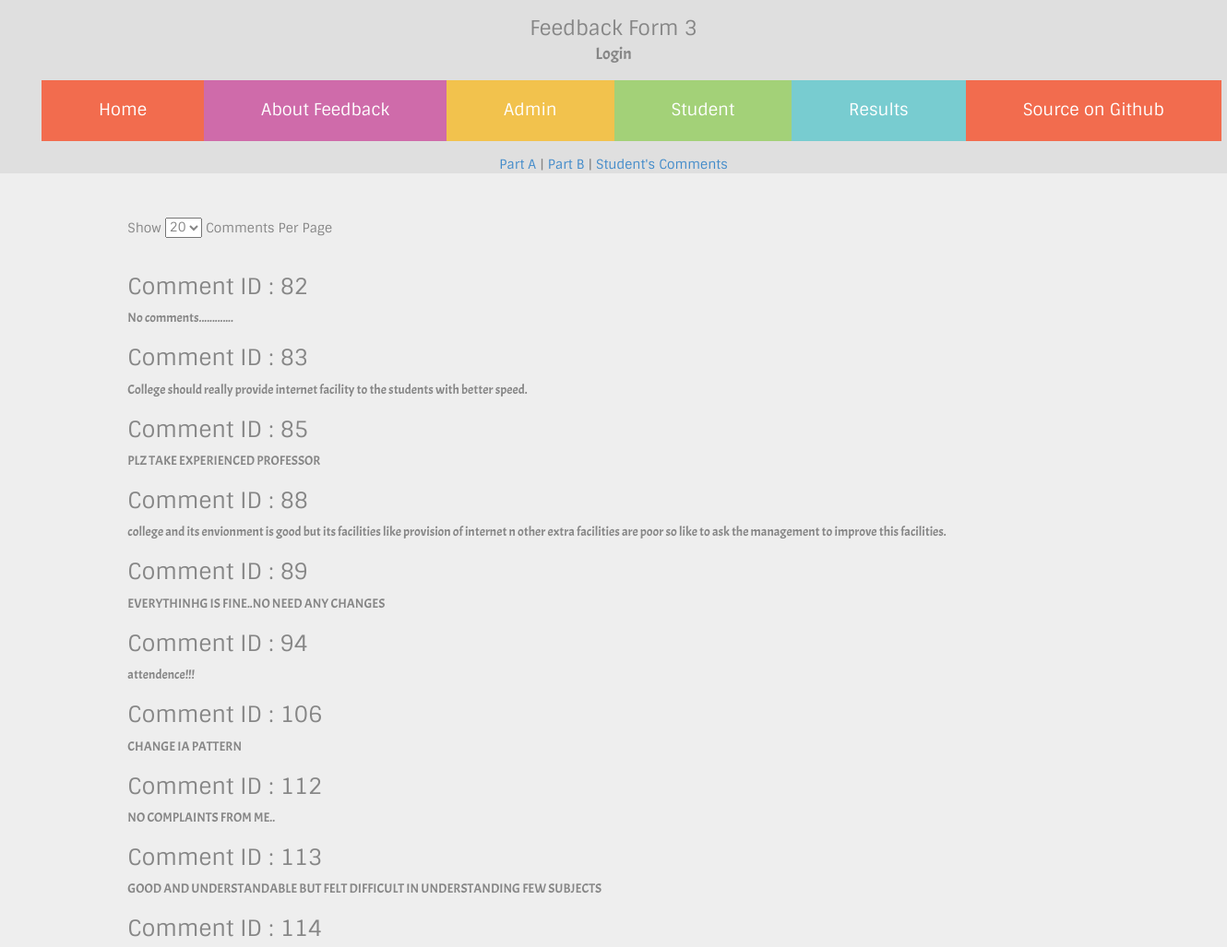
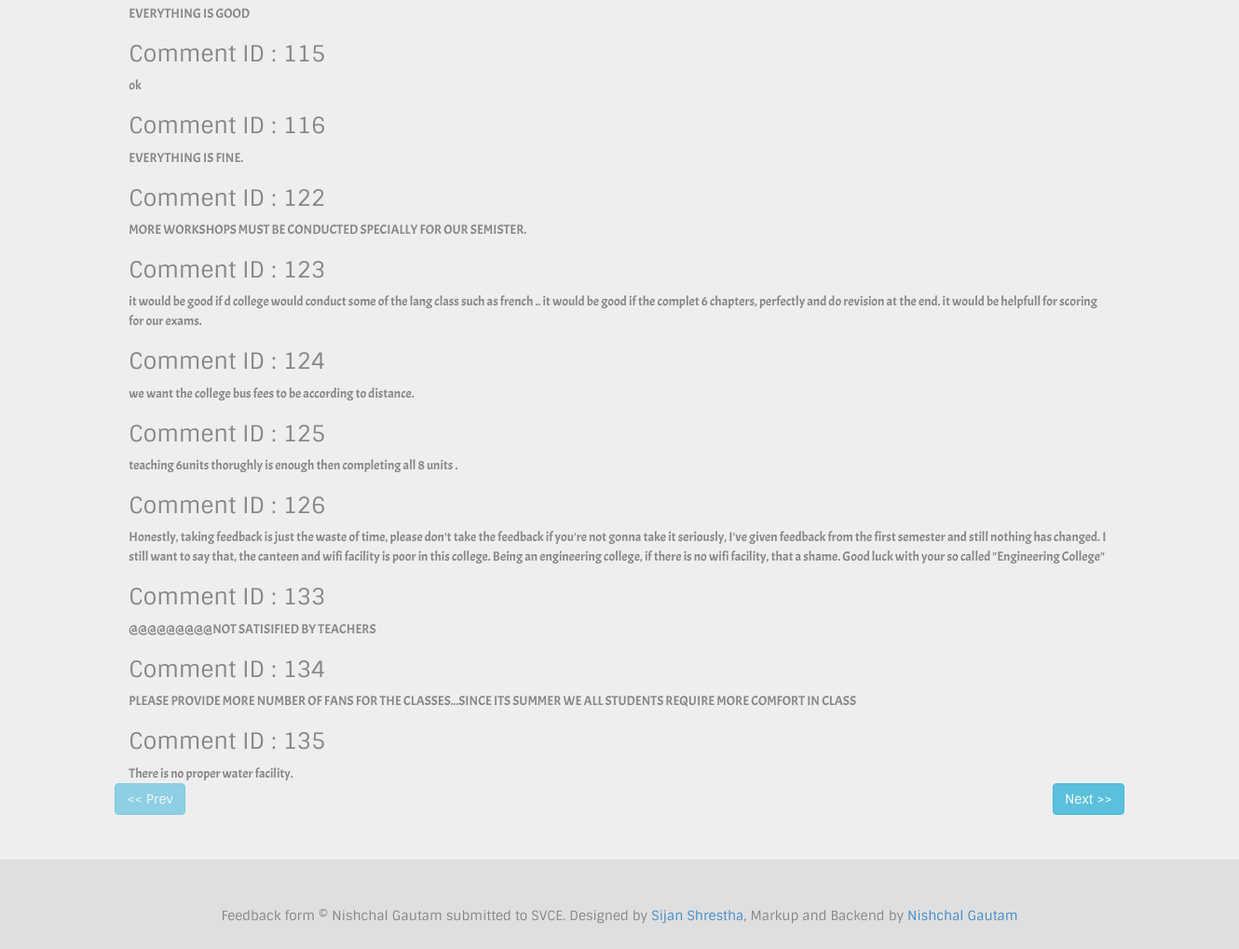
/admin/studentfeedbacks.php (signed in), run on the app's committed database (2 pictures, top to bottom).
### tables this page shows
CREATE TABLE `feedbackStudents` (
  `id` int(5) NOT NULL AUTO_INCREMENT,
  `usn` varchar(50) DEFAULT NULL,
  `message` text,
  PRIMARY KEY (`id`),
  UNIQUE KEY `usn` (`usn`),
  UNIQUE KEY `usn_2` (`usn`)
);

### classes/auth.class.php (called while the page is built, shortened)
<?php
	class authenticate
	{
		public static $db_host,$db_user,$db_pass,$db_name,$username,$password;
		public static function check(){
			$db_name=self::$db_name;
			$username=self::$username;
			$password=self::$password;
			$username=mysql_real_escape_string($username);
			$sql="SELECT * FROM `$db_name`.`admin` WHERE `username`='$username' LIMIT 1";
			$query=mysql_query($sql);
			$num=mysql_num_rows($query);
			if($num!=1){
				return false;
			}
			else{
				$data=mysql_fetch_object($query);
				$passdb=$data->password;
				if($password==$passdb){
					return true;
				}else{
					return false;
				}
			}
		}
	}
?>

### admin/studentfeedbacks.php (the view, shortened to what this page needs)
<?php
	require_once("../classes/auth.class.php");
?>
<?php $title="Login Admin"; require_once('../required_files/header.php'); ?>
	<div align="center">
		<a href="admin.php" >Part A</a> | <a href="collegeResult.php" >Part B</a> | <a href="studentfeedbacks.php">Student's Comments</a>
	</div>
	<div class="jumbotron">
		<div class="row">
			<div class="col-sm-10 col-sm-offset-1">
			<form action="<?php echo $_SERVER['PHP_SELF']; ?>" onchange="this.submit()" method="get">
			Show <select style="margin-bottom:20px;" name="limit" id="">
					<?php $limit=(isset($_GET['limit']))?$_GET['limit']:20;?>
					<option value="20" <?php if ($limit==20) {echo "selected";} ?>>20</option>
				</select> Comments Per Page
			</form>
				<?php
					$limit=(isset($_GET['limit']))?$_GET['limit']:20;
					$limit=($limit<0)?0:$limit;
					$offset=(isset($_GET['offset']))?$_GET['offset']:0;
					$offset=($offset<0)?0:$offset;
					$sql="SELECT id,message FROM `$db_name`.`feedbackStudents` LIMIT $limit OFFSET $offset";
					$query=mysql_query($sql);
					while ($data=mysql_fetch_object($query)) {
						echo "<h3>Comment ID : ".$data->id."</h3><span style='font-family:acme;'>".$data->message."</span>";
					}
				 ?>
				 <div class="row"><a href="<?php $newoffset=$offset-$limit;echo $_SERVER['PHP_SELF']."?limit=$limit&offset=$newoffset"; ?>" class="badge <?php if($newoffset<0){echo "disabled";} ?> btn btn-info">&lt;&lt; Prev</a><a href="<?php $newoffset=$offset+$limit; echo $_SERVER['PHP_SELF']."?limit=$limit&offset=$newoffset"; ?>" class="badge btn btn-info pull-right">Next &gt;&gt;</a></div>
			</div>
		</div>
	</div>
<?php require_once('../required_files/footer.php'); ?>

### required_files/header.php (shortened to what this page needs)
<!doctype html>
<html lang="en">
<head>
	<link rel="stylesheet" href="/bootstrap/css/bootstrap.min.css">
	<link rel="stylesheet" href="/styles.css">
</head>
<body>
	<div class="head">Feedback Form 3</div>
	<div class="head subtitle">Login</div>
	<nav>
		<ul>
			<li><a href="/index.php" class="home">Home</a></li>
			<li><a href="/about.php" class="about">About Feedback</a></li>
			<li><a href="/adminlogin.php" class="admin">Admin</a></li>
			<li><a href="/studentlogin.php" class="login">Student</a></li>
			<li><a href="/admin/" class="result">Results</a></li>
			<li><a href="https://www.github.com/cyberhck/studentfeedback" class="source">Source on Github</a></li>
		</ul>
	</nav>

### required_files/footer.php
<footer align="center">Feedback form &copy; Nishchal Gautam submitted to SVCE. Designed by <a href="https://www.facebook.com/sijanshs">Sijan Shrestha</a>, Markup and Backend by <a href="http://nishgtm.com">Nishchal Gautam</a></footer>
</body>
</html>

### styles.css (style rules this page uses)
nav { list-style:none;text-align:center;margin-top:15px;margin-bottom:15px }
nav ul { margin:0 auto }
nav li { position:relative;display:table-cell }
nav ul li { margin:0 0 0 0 }
nav ul li a { padding:20px 62px 20px 62px;font-size:18px;display:block;position:relative;margin:0 0 0 0;color:#fff }
nav { width:1320px;margin:0 auto;margin-top:15px;margin-bottom:15px }
.home { background:#f26c4e }
.about { background:#cf6baa }
.admin { background:#f2c24d }
.login { background:#a3d178 }
.result { background:#78ccd0 }
.source { background:#f26c4e }
body { background:#dfdfdf;color:#868686;font-family:sintony }
div.head { margin-top:15px;font-size:22px;text-align:center;font-family:sintony }
div.head.subtitle { margin-top:0;font-size:18px;font-family:acme }
footer { padding:20px;margin-bottom:50px }

### data on the page
feedbackstudents: id "82", message "No comments............."
feedbackstudents: id "83", message "College should really provide internet facility to the students with better speed."
feedbackstudents: id "85", message "PLZ TAKE EXPERIENCED PROFESSOR"
feedbackstudents: id "88", message "college and its envionment is good but its facilities like provision of internet n other extra facilities are poor so like to ask the management to improve this facilities."
feedbackstudents: id "89", message "EVERYTHINHG IS FINE..NO NEED ANY CHANGES"
feedbackstudents: id "94", message "attendence!!!"
feedbackstudents: id "106", message "CHANGE IA PATTERN"
feedbackstudents: id "112", message "NO COMPLAINTS FROM ME.."
feedbackstudents: id "113", message "GOOD AND UNDERSTANDABLE BUT FELT DIFFICULT IN UNDERSTANDING FEW SUBJECTS"
feedbackstudents: id "114", message "EVERYTHING IS GOOD"
feedbackstudents: id "115", message "ok"
feedbackstudents: id "116", message "EVERYTHING IS FINE."
feedbackstudents: id "122", message "MORE WORKSHOPS MUST BE CONDUCTED SPECIALLY FOR OUR SEMISTER."
feedbackstudents: id "123", message "it would be good if d college would conduct some of the lang class such as french .. it would be good if the complet 6 chapters, perfectly and do revision at the end. it would be helpfull for scoring for our exams."
feedbackstudents: id "124", message "we want the college bus fees to be according to distance."
feedbackstudents: id "125", message "teaching 6units thorughly is enough then completing all 8 units ."
feedbackstudents: id "126", message "Honestly, taking feedback is just the waste of time, please don't take the feedback if you're not gonna take it seriously, I've given feedback from the first semester and still nothing has changed. I still want to say that, the canteen and wifi facility is poor in this college. Being an engineering college, if there is no wifi facility, that a shame. Good luck with your so called \"Engineering College\""
feedbackstudents: id "133", message "@@@@@@@@@NOT SATISIFIED BY TEACHERS"
feedbackstudents: id "134", message "PLEASE PROVIDE MORE NUMBER OF FANS FOR THE CLASSES...SINCE ITS SUMMER WE ALL STUDENTS REQUIRE MORE COMFORT IN CLASS"
feedbackstudents: id "135", message "There is no proper water facility."
